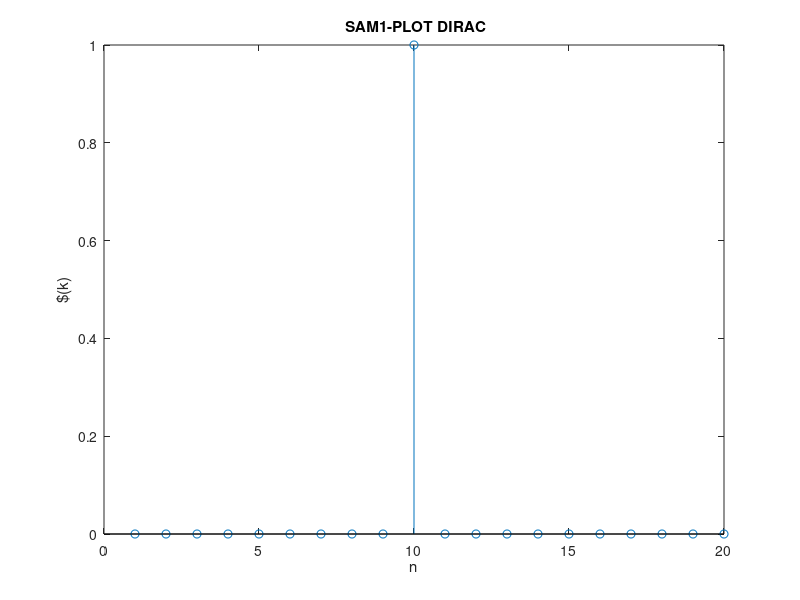
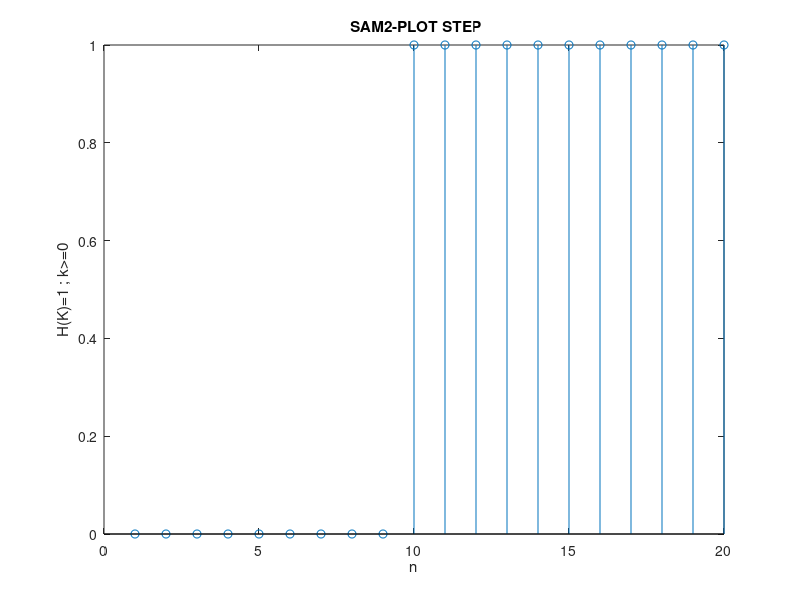
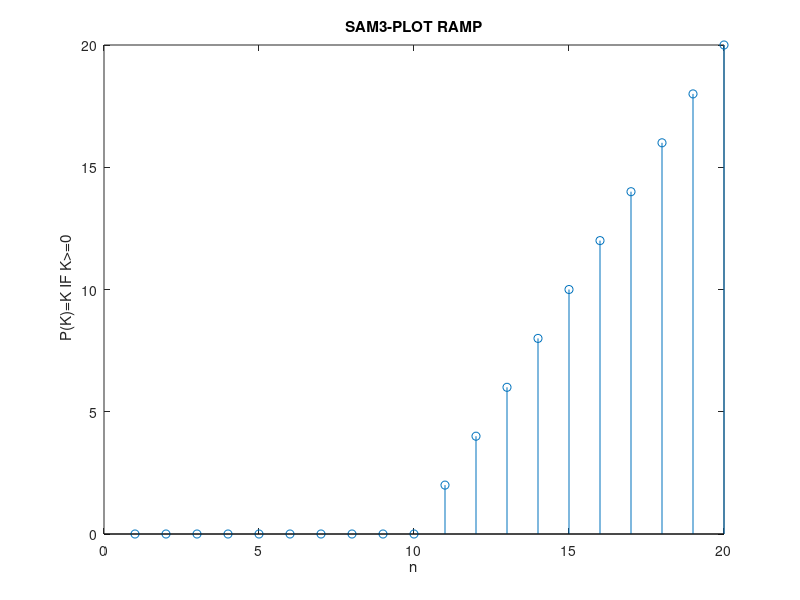
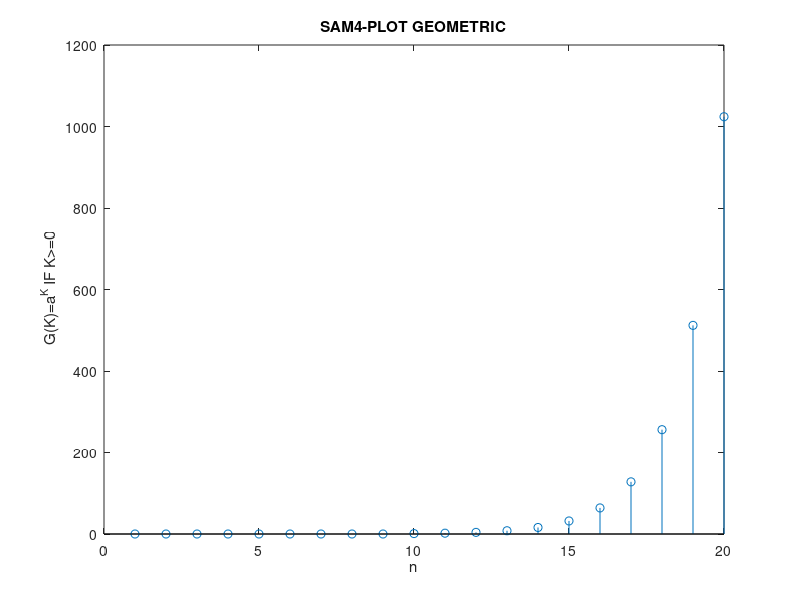

These charts were generated, in order, by the following MATLAB code:
function SAM()
% Question#1
% SUBMITTED BY : SAM ( USAMA PERVAIZ)
% MAIA,LAB1
%%%%%%%%%%%%%%%%%%%%%%%%%%%%%%%%%%%%%%%%%%%%%%%%%%%%%%%%%%%%%%%%%%%%%%%%%%%%%%%%%%%%%%%%%%%%%%%%%%%%%%%%%%%%%%%%%%%%%%%%%%%%%%%%%%%%%%%%%%%%
%1.1
% MATLAB DIRAC FUNCTION
sam1= dirac(10,20);
figure(1); stem(sam1);
xlabel('n')
ylabel('$(k)')
title(' SAM1-PLOT DIRAC')
%%%%%%%%%%%%%%%%%%%%%%%%%%%%%%%%%%%%%%%%%%%%%%%%%%%%%%%%%%%%%%%%%%%%%%%%%%%%%%%%%%%%%%%%%%%%%%%%%%%%%%%%%%%%%%%%%%%%%%%%%%%%%%%%%%%%%%%%%%%%%%
%1.2
% STEP FUNCTION
sam2=step(10,20);
figure(2);stem(sam2);
xlabel('n')
ylabel('H(K)=1 ; k>=0')
title(' SAM2-PLOT STEP')
%%%%%%%%%%%%%%%%%%%%%%%%%%%%%%%%%%%%%%%%%%%%%%%%%%%%%%%%%%%%%%%%%%%%%%%%%%%%%%%%%%%%%%%%%%%%%%%%%%%%%%%%%%%%%%%%%%%%%%%%%%%%%%%%%%%%%%%%%%%%%%
%1.3
% RAMP FUNCTION
sam3=ramp(2,10,20);
figure(3); stem(sam3);
xlabel('n')
ylabel(' P(K)=K IF K>=0')
title('SAM3-PLOT RAMP')
%%%%%%%%%%%%%%%%%%%%%%%%%%%%%%%%%%%%%%%%%%%%%%%%%%%%%%%%%%%%%%%%%%%%%%%%%%%%%%%%%%%%%%%%%%%%%%%%%%%%%%%%%%%%%%%%%%%%%%%%%%%%%%%%%%%%%%%%%%%%%%
%1.4
% GEOMETRIC FUNCTION 
sam4= geometric(2,10,20);
figure(4);stem(sam4);
xlabel('n')
ylabel(' G(K)=a^K IF K>=0')
title('SAM4-PLOT GEOMETRIC')
%%%%%%%%%%%%%%%%%%%%%%%%%%%%%%%%%%%%%%%%%%%%%%%%%%%%%%%%%%%%%%%%%%%%%%%%%%%%%%%%%%%%%%%%%%%%%%%%%%%%%%%%%%%%%%%%%%%%%%%%%%%%%%%%%%%%%%%%%%%%%%
%1.5
% BOX FUNCTION
sam5= box(3,10,20);
figure(5);stem(sam5);
xlabel('n')
ylabel(' B(K)=1 FOR -a<=k<=a')
title('SAM5-PLOT BOX FUNCTION')
%%%%%%%%%%%%%%%%%%%%%%%%%%%%%%%%%%%%%%%%%%%%%%%%%%%%%%%%%%%%%%%%%%%%%%%%%%%%%%%%%%%%%%%%%%%%%%%%%%%%%%%%%%%%%%%%%%%%%%%%%%%%%%%%%%%%%%%%%%%%%%
%1.6
% SINE FUNCTION
sam6=sinewave(10,1/100);
figure(6);stem(sam6);
xlabel('f=10 , fs=100')
ylabel(' sin(2*pi*f*n*t')
title('SAM6-Sin Function')

sam7=sinewave2(10,1/1000);
figure(7);stem(sam7);
xlabel('f = 10Hz and Ts = 1000 and Periods = 2')
ylabel(' sin(2*pi*f*n*t')
title('SAM7-Sin Function')

sam8=sinewave3(10,1/30);
figure(8);stem(sam8);
xlabel('f = 10, Ts = 30 over 2 periods.')
ylabel(' sin(2*pi*f*n*t')
title('SAM8-Sin Function')

%%%%%%%%%%%%%%%%%%%%%%%%%%%%%%%%%%%%%%%%%%%%%%%%%%%%%%%%%%%%%%%%%%%%%%%%%%%%%%%%%%%%%%%%%%%%%%%%%%%%%%%%%%%%%%%%%%%%%%%%%%%%%%%%%%%%%%%%%%%%%%
% 2.1
% Histogram of the gaussian distribution
sam9 = rand_a(1000); 
% observation xn 1000
figure(13); histfit(sam9)
xlabel('Xn')
ylabel('N')
title('Fit of the Histogram Distribution for n=1000')

sam10 = rand_a2(10000);
figure(14); histfit(sam10)
xlabel('Xn')
ylabel('N')
title('Fit of the Histogram Distribution for n=10000')

%%%%%%%%%%%%%%%%%%%%%%%%%%%%%%%%%%%%%%%%%%%%%%%%%%%%%%%%%%%%%%%%%%%%%%%%%%%%%%%%%%%%%%%%%%%%%%%%%%%%%%%%%%%%%%%%%%%%%%%%%%%%%%%%%%%%%%%%%%%%%%
% 2.2
% Same question as of 2.1 with the uniform law of the random process U and an observation xu.

sam11=uniform(1000);
figure(15); histfit(sam11)
xlabel('Xu')
ylabel('U')
title('Fit of the Uniform Distribution for n=1000')

%%%%%%%%%%%%%%%%%%%%%%%%%%%%%%%%%%%%%%%%%%%%%%%%%%%%%%%%%%%%%%%%%%%%%%%%%%%%%%%%%%%%%%%%%%%%%%%%%%%%%%%%%%%%%%%%%%%%%%%%%%%%%%%%%%%%%%%%%%%%%%
% 2.3
% Compute the autocorrelation of the two observations and plot them. Are these noises "white" ?

sam12=cogaussian();
figure(16); plot(sam12)
xlabel('Samples') 
ylabel('Co-Relation Coefficient')
title('Autocorelation of Gausain Noise')

sam13=couniform();
figure(17); plot(sam13)
xlabel('Samples') 
ylabel('Co-Relation Coefficient')
title('Autocorelation of Uniform Noise')
% Conclusion : The gaussian noise is the white noise as you can see from the graph that it is not dependent 
% on the frequency and the energy level is the same whereas in the case of uniform noise , it's dependent on
% frequency and it's energy distribution keep changing 

%%%%%%%%%%%%%%%%%%%%%%%%%%%%%%%%%%%%%%%%%%%%%%%%%%%%%%%%%%%%%%%%%%%%%%%%%%%%%%%%%%%%%%%%%%%%%%%%%%%%%%%%%%%%%%%%%%%%%%%%%%%%%%%%%%%%%%%%%%%%%%
% 2.4
[sam14,sam15,sam16,sam17]=binary();
figure(18); plot(sam14);
xlabel('sam')
title('Plot of the Signal S=s1+s2+s3')

figure(19); plot(sam15);
xlabel('Samples') 
ylabel('Co-Relation Coefficient')
title('Corelation of the S & S1')

figure(20); plot(sam16);
xlabel('Samples') 
ylabel('Co-Relation Coefficient')
title('Corelation of the S & S2')

figure(21); plot(sam17);
xlabel('Samples') 
ylabel('Co-Relation Coefficient')
title('Corelation of the S & S3')


end
%%%%%%%%%%%%%%%%%%%%%%%%%%%%%%%%%%%%%%%%%%%%%%%%%%%%%%%%%%%%%%%%%%%%%%%%%%%%%%%%%%%%%%%%%%%%%%%%%%%%%%%%%%%%%%%%%%%%%%%%%%%%%%%%%%%%%%%%%%%%%%

% QUESTION-1
% 1.1
% By default n and N should be equal to 0 and 20, respectively. Plot the signal for n = 10.
function sam1= dirac(n,N)

if(n>N-1)
        Disp(' There is Error because n cant be greater then N-1');
        
else
    a=zeros(N,1);
    a(n)=1;
    sam1=a;
    
end
end
%%%%%%%%%%%%%%%%%%%%%%%%%%%%%%%%%%%%%%%%%%%%%%%%%%%%%%%%%%%%%%%%%%%%%%%%%%%%%%%%%%%%%%%%%%%%%%%%%%%%%%%%%%%%%%%%%%%%%%%%%%%%%%%%%%%%%%%%%%%%%%
% 1.2
function sam2= step(n,N)

if(n>N-1)
    
        Disp(' There is Error because n cant be greater then N-1');
        
else
    a=zeros(N,1);
    for i=n:N
        a(i)=1;
    
    end
    sam2=a;
    
end
end
%%%%%%%%%%%%%%%%%%%%%%%%%%%%%%%%%%%%%%%%%%%%%%%%%%%%%%%%%%%%%%%%%%%%%%%%%%%%%%%%%%%%%%%%%%%%%%%%%%%%%%%%%%%%%%%%%%%%%%%%%%%%%%%%%%%%%%%%%%%%%%
% 1.3
function sam3= ramp(a,n,N)

if(n>N-1)
    
        Disp(' There is Error because n cant be greater then N-1');
        
else
            b = zeros(1,N);  
            
            for j = n:N
            b(j) = a*(j-n);
            end
            sam3 = b;
    
end
end
%%%%%%%%%%%%%%%%%%%%%%%%%%%%%%%%%%%%%%%%%%%%%%%%%%%%%%%%%%%%%%%%%%%%%%%%%%%%%%%%%%%%%%%%%%%%%%%%%%%%%%%%%%%%%%%%%%%%%%%%%%%%%%%%%%%%%%%%%%%%%%
% 1.4
function sam4= geometric(a,n,N)

if(n>N-1)
    
        Disp(' There is Error because n cant be greater then N-1');
        
else
            b = zeros(1,N); 
            
            for j = n:N
            b(j) = a^(j-n);
            end
            sam4 = b;
    
end
end
%%%%%%%%%%%%%%%%%%%%%%%%%%%%%%%%%%%%%%%%%%%%%%%%%%%%%%%%%%%%%%%%%%%%%%%%%%%%%%%%%%%%%%%%%%%%%%%%%%%%%%%%%%%%%%%%%%%%%%%%%%%%%%%%%%%%%%%%%%%%%%
% 1.5
function sam5= box(a,n,N)

if n >(N-a) || n< (1+a)
            Disp('There is Error because n should be inferior then N-a or greater than 1+a'); 
    else
            
            f = zeros(1,N);  %
            
            for j = n-a:n+a
            f(j) = 1;
            end
            
                
            sam5 = f;
            
end 
end
%%%%%%%%%%%%%%%%%%%%%%%%%%%%%%%%%%%%%%%%%%%%%%%%%%%%%%%%%%%%%%%%%%%%%%%%%%%%%%%%%%%%%%%%%%%%%%%%%%%%%%%%%%%%%%%%%%%%%%%%%%%%%%%%%%%%%%%%%%%%%%
% 1.6
function sam6 =  sinewave(f,Ts)  
                    
%  The f=10, so time period for single cycle is 0.1 second 
   StopTime = .10;
   t = (0:Ts:StopTime-Ts);                   
   sam6 = sin(2*pi*f*t);

end

function sam7 =  sinewave2(f,Ts)  
                    
%  The f=10, so time period for single cycle is 0.1 second 
%  We want to plot two cycles of the sinewaveform
   StopTime = .20;
   t = (0:Ts:StopTime-Ts);                   
   sam7 = sin(2*pi*f*t);

end

function sam8 =  sinewave3(f,Ts)  
                    
%  The f=10, so time period for single cycle is 0.1 second 
%  We want to plot two cycles of the sinewaveform
   StopTime = .20;
   t = (0:Ts:StopTime-Ts);                   
   sam8 = sin(2*pi*f*t);

end
%%%%%%%%%%%%%%%%%%%%%%%%%%%%%%%%%%%%%%%%%%%%%%%%%%%%%%%%%%%%%%%%%%%%%%%%%%%%%%%%%%%%%%%%%%%%%%%%%%%%%%%%%%%%%%%%%%%%%%%%%%%%%%%%%%%%%%%%%%%%%%
% 2.1
% 'Fit of the Histogram Distribution for n=1000'
function sam9 =  rand_a(n) %Function Defination 

sam9 = randn(n,1);
y=sam9;
[h,xh]=hist(y);
figure(9); plot(y);
title('Plot the Random Function')

figure(10); hist(y);
title('Histogram of the Random Function')

mu= mean (y);
s= std (y);

%HISTFIT FUNCTION DO ALL THIS WORK SO THERE IS NO NEED TO
%DO THAT AGAIN BY GAUSSIAN FUNCTION , SO YOU CAN COMMENT THE
%CODE AND JUST USE THE HISTFIT FUNCTION
p1 = -.5 * ((xh - mu)/s) .^ 2;
p2 = (s * sqrt(2*pi));
samf = exp(p1) ./ p2;

figure(11); plot(samf);
title('Plot of the Gaussian Function')

figure(12); hist(samf);
title('Histogram of the Gaussian Function')


end

function sam10 =  rand_a2(n)
% Fit of the Histogram Distribution for n=10000
sam10 = randn(n,1);

% Increase the number of n to 10000
end

%%%%%%%%%%%%%%%%%%%%%%%%%%%%%%%%%%%%%%%%%%%%%%%%%%%%%%%%%%%%%%%%%%%%%%%%%%%%%%%%%%%%%%%%%%%%%%%%%%%%%%%%%%%%%%%%%%%%%%%%%%%%%%%%%%%%%%%%%%%%%%
% 2.2
% Fit of the Uniform Distribution for n=1000
function sam11 =  uniform(n)

sam11 = rand(n,1);

end
%%%%%%%%%%%%%%%%%%%%%%%%%%%%%%%%%%%%%%%%%%%%%%%%%%%%%%%%%%%%%%%%%%%%%%%%%%%%%%%%%%%%%%%%%%%%%%%%%%%%%%%%%%%%%%%%%%%%%%%%%%%%%%%%%%%%%%%%%%%%%%
% 2.3
% Autocorelation of Gausain Noise
function sam12 =  cogaussian()

sam12 = randn(1000,1);
sam12=xcorr(sam12,'biased');
% Use of the xcorr function for calculating the coorelation
end
% 'Autocorelation of Uniform Noise'
function sam13 =  couniform()

sam13 = rand(1000,1);
sam13=xcorr(sam13,'biased');
% Conclusion : The gaussian noise is the white noise as you can see from the graph that it is not dependent 
% on the frequency and the energy level is the same whereas in the case of uniform noise , it's dependent on
% frequency and it's energy distribution keep changing
end

%%%%%%%%%%%%%%%%%%%%%%%%%%%%%%%%%%%%%%%%%%%%%%%%%%%%%%%%%%%%%%%%%%%%%%%%%%%%%%%%%%%%%%%%%%%%%%%%%%%%%%%%%%%%%%%%%%%%%%%%%%%%%%%%%%%%%%%%%%%%%%
% 2.4
% Generate a whole signal s containing these signals at dirrerent shifts
function [sam14,sam15,sam16,sam17] =  binary()

s1=round(rand(1,50));
s2=round(rand(1,50));
s3=round(rand(1,50));
a=zeros(300,1);
    for i= 1:50
        a(i)=s1(i);   
    end
    for i=51 :300
        s1(i)=0;
    end
    
    for i=1:50
        a(i+150)=s2(i);
    end
    for i=51 :300
        s2(i)=0;
    end
    
    for i=1:50
        a(i+250)=s3(i);
    end
    for i=51 :300
        s3(i)=0;
    end
 
sam14=a;

% Compute the cross-correlation
% between the whole signals and s1; s2; s3. Comments the results.
sam15=xcorr(sam14,s1); 
sam16=xcorr(sam14,s2);
sam17=xcorr(sam14,s3);

% EXPLAIN
% If I corelate with s1, I will see the peak at Signal 1 which shows that the sam14 contains the maximum part of S1. 
% When I corelate with S2,It will have a peak at second peak so it shows that sam14 signal which is the sum of all three signals 
% conains the maximum information about s2.
end
%%%%%%%%%%%%%%%%%%%%%%%%%%%%%%%%%%%%%%%%%%%%%%%%%%%%%%%%%%%%%%%%%%%%%%%%%%%%%%%%%%%%%%%%%%%%%%%%%%%%%%%%%%%%%%%%%%%%%%%%%%%%%%%%%%%%%%%%%%%%%%

